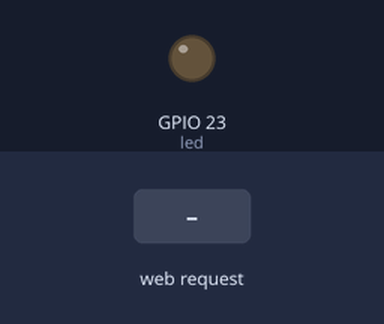
This sketch was run on a simulated ESP32. Parts: output pins drawn as LEDs (lit = HIGH). The inputs (shaded band) are chosen by the test bench. WiFi joins after 1.5 s; servers stay silent unless stated; what the sketch prints to the serial monitor is not drawn.

Above: at 2.7 s.
2.8 s: HTTP request GET /on received
At 4.0 s:
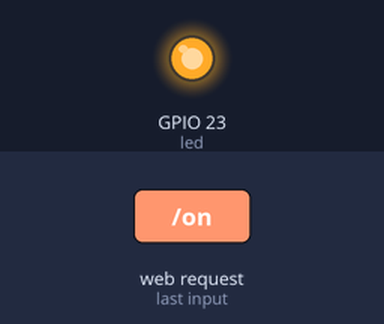
4.3 s: HTTP request GET /off received
At 5.4 s:
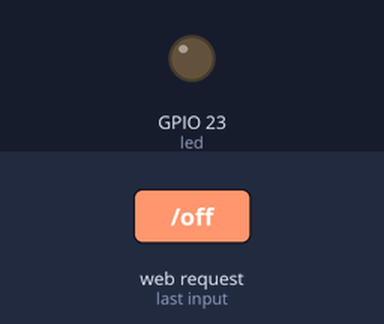
Timing chart, 0 to 7.3 s (numbered marks = the images above; inputs shaded):
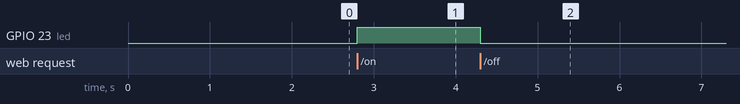

Measured:
- after the input at 2.8 s, GPIO 23 (led): LOW → HIGH at once
- after the input at 4.3 s, GPIO 23 (led): HIGH → LOW at once

The sketch:

WebLED.ino
```cpp
// تحكم في الليد من الجوال — المحور ٩
// افتح العنوان الذي يظهر في الشاشة التسلسلية من متصفح الجوال (على الشبكة نفسها)
#include <WiFi.h>
#include <WebServer.h>

const char* ssid = "School-WiFi";
const char* pass = "12345678";
int led = 23;
bool on = false;
WebServer server(80);           // الخادم يستمع على المنفذ ٨٠

String page() {
  String s = R"HTML(<!DOCTYPE html><html dir="rtl"><head><meta charset="utf-8">
<meta name="viewport" content="width=device-width,initial-scale=1"><title>ليد الفصل</title>
<style>body{font-family:sans-serif;text-align:center;background:#101b45;color:#fff}
a{display:block;margin:18px auto;width:70%;padding:22px;border-radius:18px;font-size:28px;color:#fff;text-decoration:none}
.on{background:#2ecc71}.off{background:#e74c3c}</style></head><body><h1>💡 ليد الفصل</h1>)HTML";
  s += on ? "<h2>الحالة: مضاء</h2>" : "<h2>الحالة: مطفأ</h2>";
  s += R"HTML(<a class="on" href="/on">أشعل</a><a class="off" href="/off">أطفئ</a></body></html>)HTML";
  return s;
}

void handleRoot() { server.send(200, "text/html; charset=utf-8", page()); }
void handleOn()   { on = true;  digitalWrite(led, HIGH); handleRoot(); }
void handleOff()  { on = false; digitalWrite(led, LOW);  handleRoot(); }

void setup() {
  Serial.begin(115200);
  pinMode(led, OUTPUT);
  WiFi.begin(ssid, pass);
  while (WiFi.status() != WL_CONNECTED) { delay(500); Serial.print("."); }
  Serial.print("\nافتح من الجوال: http://");
  Serial.println(WiFi.localIP());
  server.on("/", handleRoot);
  server.on("/on", handleOn);
  server.on("/off", handleOff);
  server.begin();
}

void loop() {
  server.handleClient();        // استقبل طلبات المتصفح
}
```
